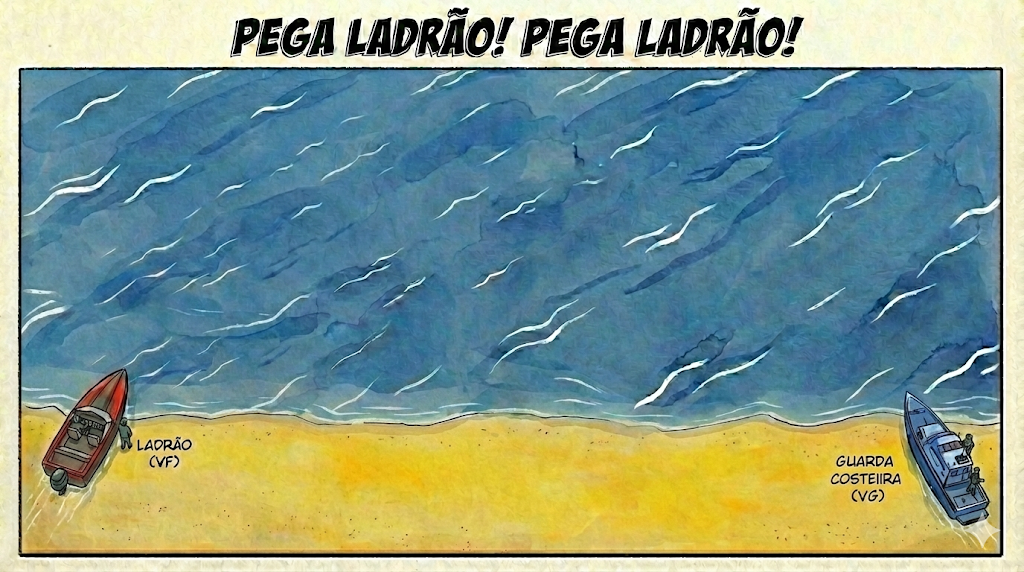
#> input picture Matematica/1247/image.png, 1024 x 572 px
$ jupyter execute --allow-errors resolved_1247.ipynb
#> lines starting #> are read from the running program, lines starting #| are printed output that depends on the picture
[cell 1]
import matplotlib.pyplot as plt
from matplotlib.patches import Arc
from pathlib import Path

PATH = Path().resolve().parent
FILENAME = "1247/image.png"
img = plt.imread(PATH/FILENAME)
#> img is the input picture: shape (572, 1024, 3) float32; mean R, G, B 0.503, 0.593, 0.546

fig, ax = plt.subplots()

ax.plot([100,950], [420,420], 'k--', linewidth=2)
ax.plot([100,100], [420,55], 'k--', linewidth=2)
ax.plot([950,55], [420,55], 'k--', linewidth=2)


# Defina o vértice do ângulo (seu ponto central)
vertice = (950, 420)

# Adicionando o Arco
# theta1 e theta2 são os ângulos de início e fim em graus (ajuste conforme suas retas)
angulo_arco = Arc(vertice,
                  width=300,
                  height=300,
                  theta1=180,
                  theta2=200,
                  edgecolor='yellow', # Cor contrastante para ver sobre a imagem
                  linewidth=2)

ax.add_patch(angulo_arco)

# Adicionando o texto "Alfa" próximo ao arco
ax.text(vertice[0] - 200, vertice[1] - 25, r'$\alpha$',
        fontsize=15, ha='center')

ax.text(500, 480, r'$D$ milhas de distância', fontsize=9, ha='center')

ax.text(500, 180, r'$D_G$', fontsize=12, ha='center')

ax.text(60, 230, r'$12$', fontsize=9, ha='center')
ax.text(60, 280, r'milhas', fontsize=9, ha='center')

ax.imshow(img)

# print(PATH)
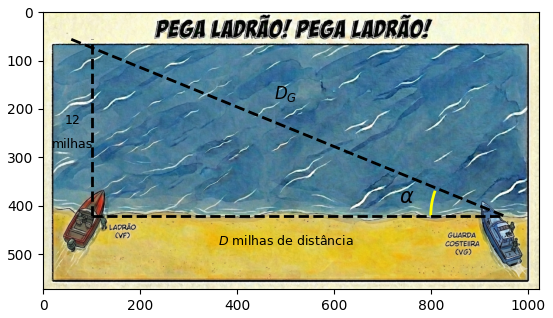
#> figure drawn by matplotlib, 1 panel

No problema temos informações valiosas:
* A distância a ser percorrida pelos ladrões é perpendicular e possui 12 milhas de distância fixos
* A distância entre os ladrões e a guarda é de D milhas

Devemos determinar se a guarda consegue pegar os ladrões se:
* A velocidade de fuga for VF
* A velocidade da guarda for VG

Da física sabemos que a distancia entre dois pontos é dada por:
$$ {S = S_0 + V*T} $$

O tempo de percursso é dado por:

$$ T = {\frac{S - S_0}{V}} $$

A distância a ser percorrida pela guarda é de, no maximo:
$$D_G = {\sqrt(12^2 + D^2)}$$

Substituindo a distância maxima DG:
$$ T_G = {\frac{D_G}{VG}} $$

O tempo gasto pelos ladrões será:
$$ T_F = {\frac{12}{VF}} $$

Para a policia capturar os ladrões basta a seguinte condição:

$${T_G \leq T_F}$$

[cell 2]
import math

#> (the rest of this cell did not finish here and is left out)

[cell 3]
import math
import sys

# Usar sys.stdin facilita o tratamento de múltiplas linhas
for linha in sys.stdin:
    if not linha.strip(): # Pula linhas vazias se houver
        continue

    try:
        D, VF, VG = map(int, linha.split())

        # Distância total que os ladrões percorrem até o limite das águas
        distancia_ladrão = 12
        tf = distancia_ladrão / VF

        # Pitágoras para a Guarda (Catetos: D e 12)
        dg = math.sqrt(D**2 + 144)
        tg = dg / VG

        # Condição de captura
        if tg <= tf:
            print("S")
        else:
            print("N")

    except ValueError:
        # Caso haja algum problema na conversão dos dados da linha
        break
